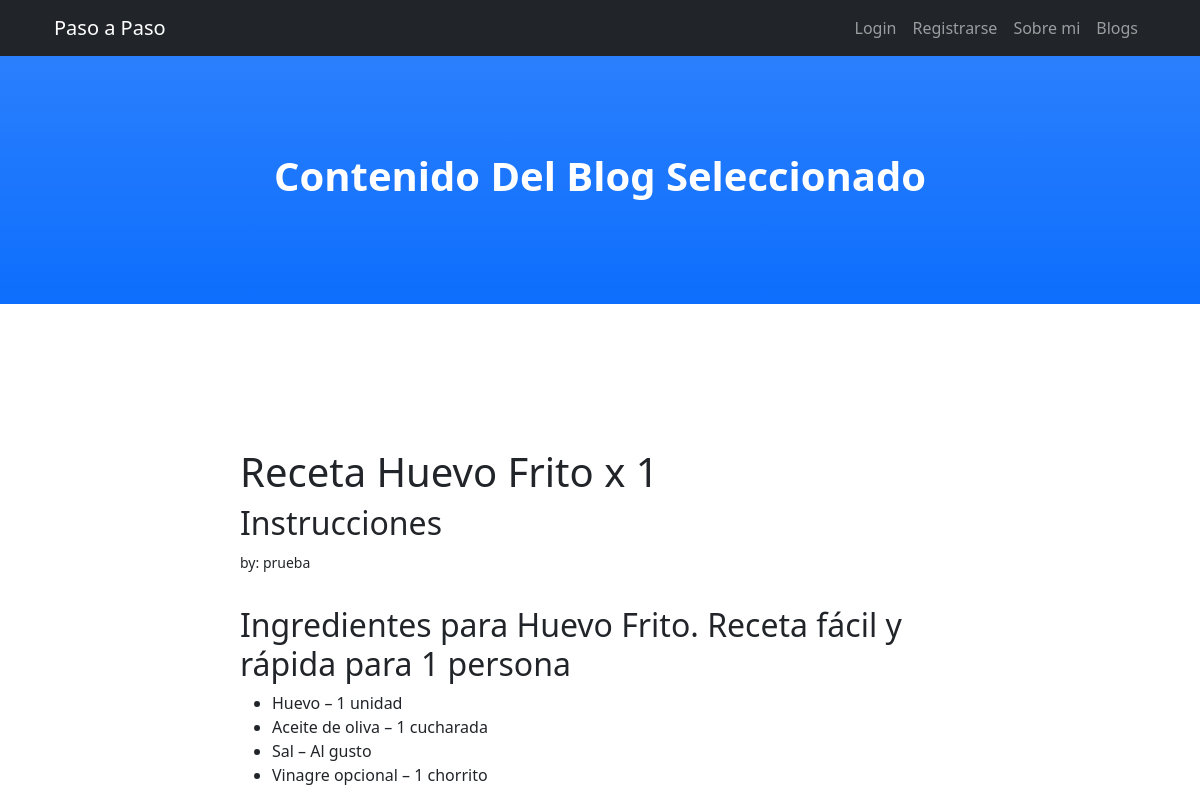
The app's page /article/3 (upper part), older data.
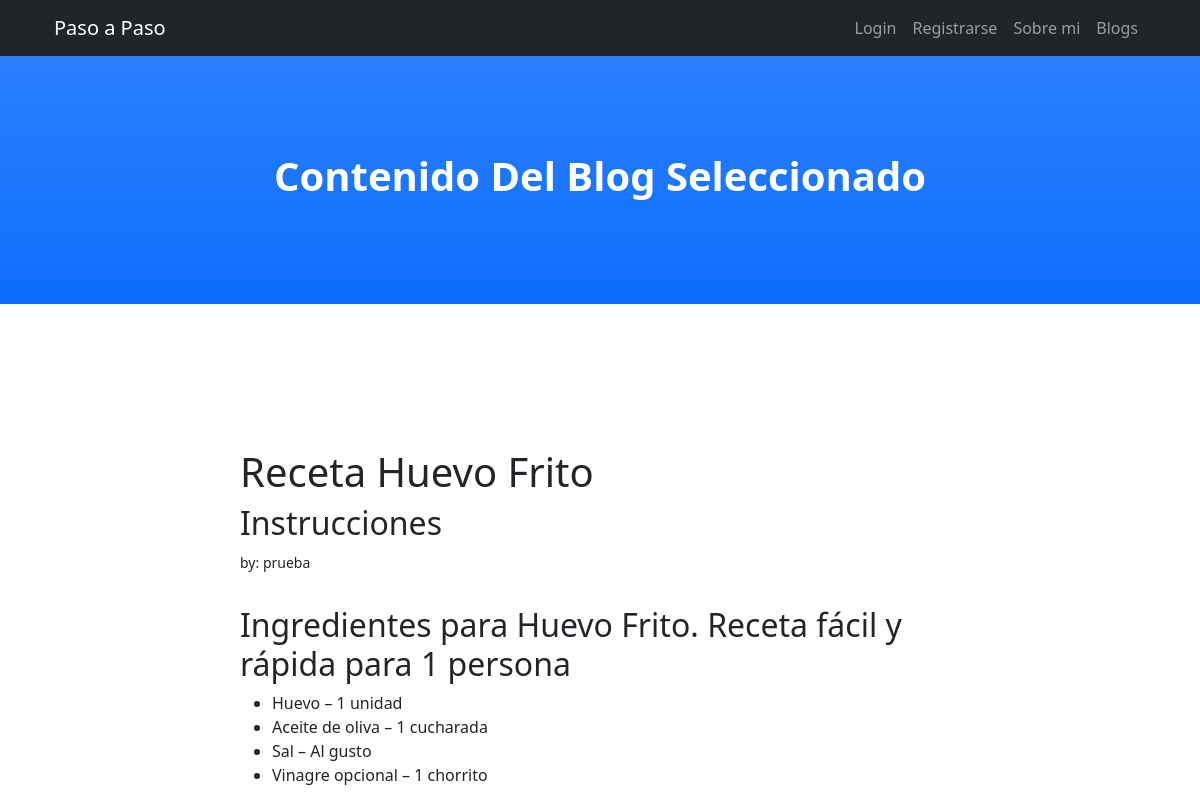
The same page, newer data.
### Blog/models.py (models this page shows, shortened)
class Blog(models.Model):
    titulo = models.CharField(max_length=200)
    subtitulo = models.CharField(max_length=200, blank=True) #Opcional, por eso blank=true
    cuerpo = RichTextUploadingField(blank=True, null=True)
    autor = models.ForeignKey(User, on_delete=models.CASCADE) #Borra posts si el autor/user es borrado
    fecha = models.DateTimeField() #Fecha de Publicacion
    imagen = models.ImageField(upload_to='media', blank=True) #Directorio donde se va a guardar

### Blog/views.py (the view)
# urls.py: path("article/<int:pk>",ArticleDetailView.as_view(),name="DetalleBlog"),#llama con article key,ver detalles blogs
class ArticleDetailView(DetailView): #Detalles del blog
    model=Blog
    template_name="detalle.html"

### Blog/templates/detalle.html (shortened to what this page needs)
{% extends "index.html" %}
{% load static %}
{% block titulo %}
Contenido Del Blog Seleccionado
{% endblock %}
{% block contenido %}
<h1>{{ blog.titulo | safe }}</h1>
<h2>{{ blog.subtitulo | safe }}</h2>
<small>by: {{ blog.autor}}</small>
<br/>
<br/>
<h2>
{{ blog.cuerpo | safe}}
</h2>
<br/>
<br/>
{% endblock %}

Row changes from the older to the newer data that the page shows:
changed Blog "Instrucciones": titulo "Receta Huevo Frito x 1" → "Receta Huevo Frito"
